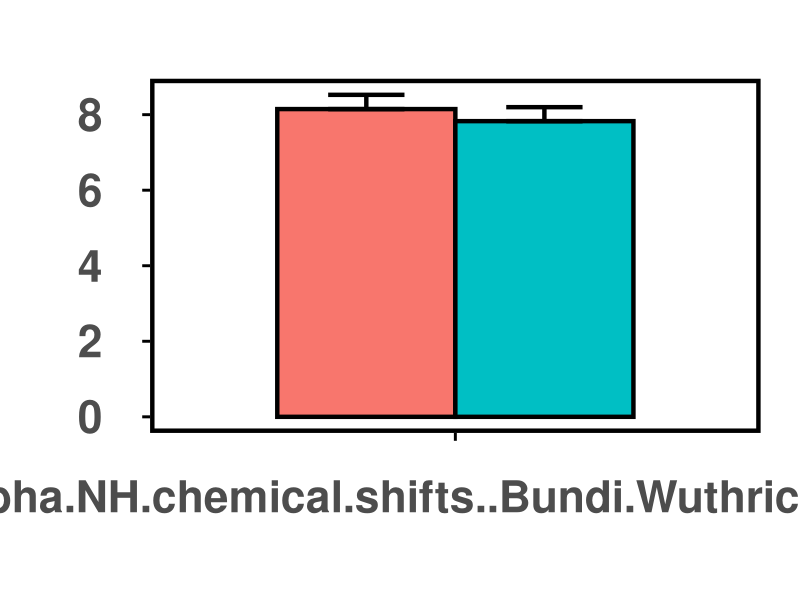
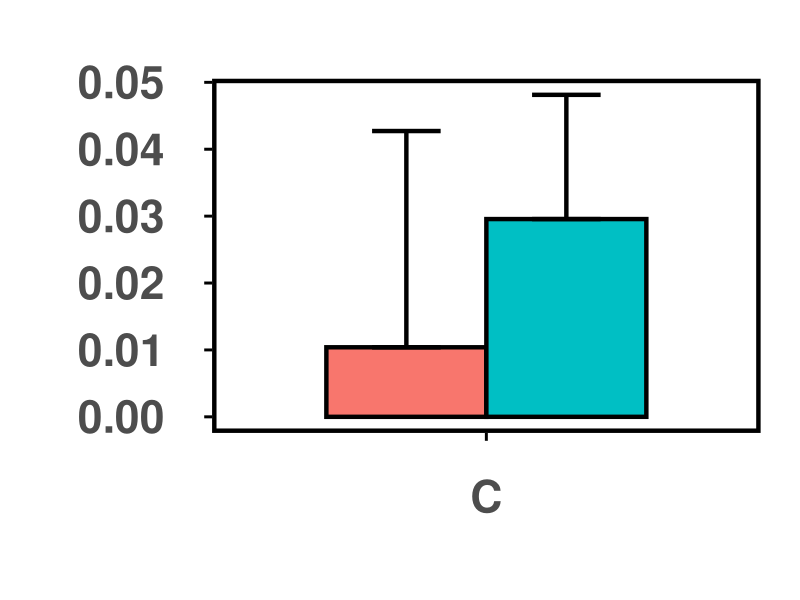
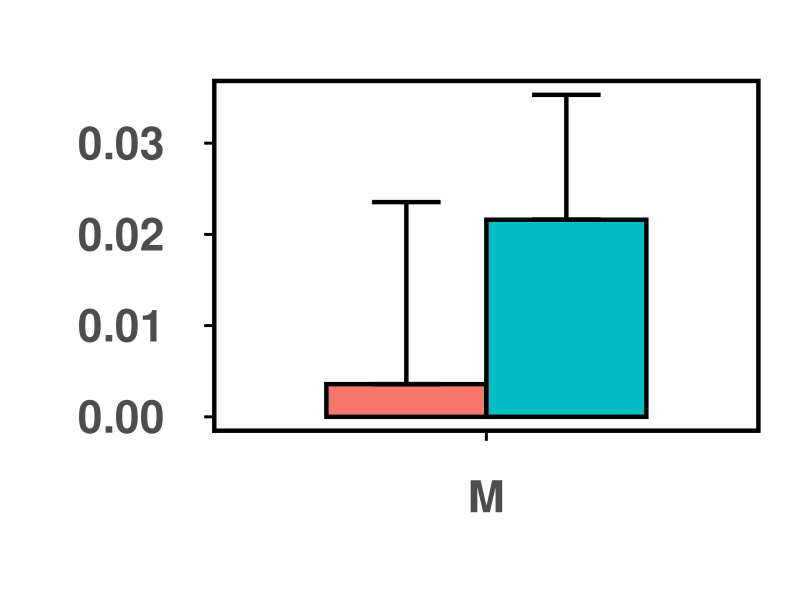
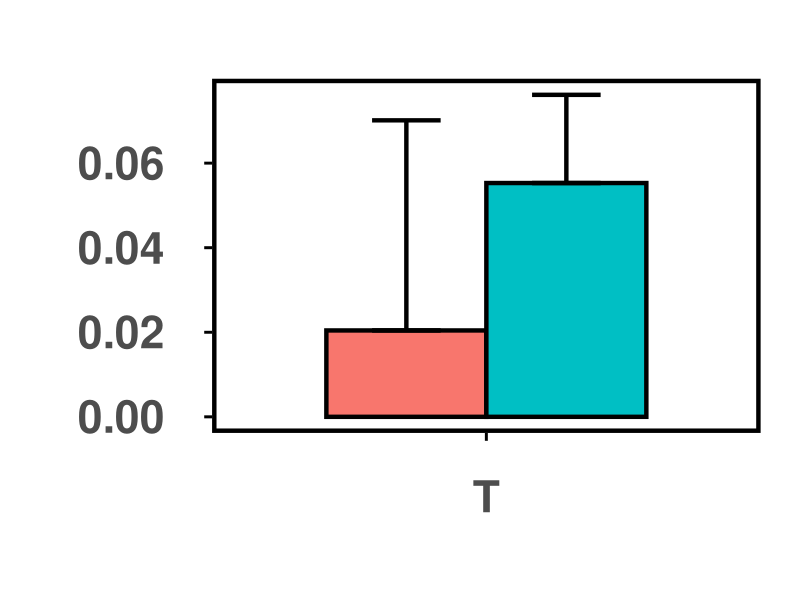
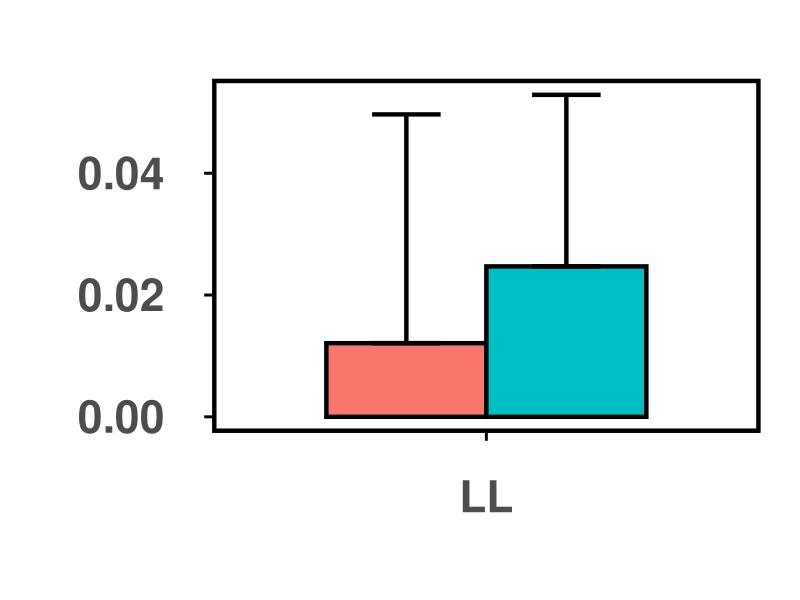
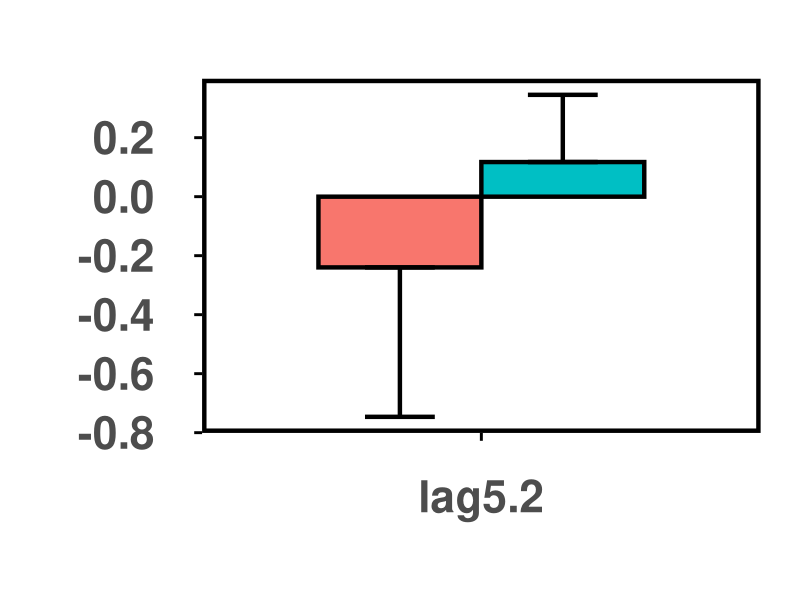
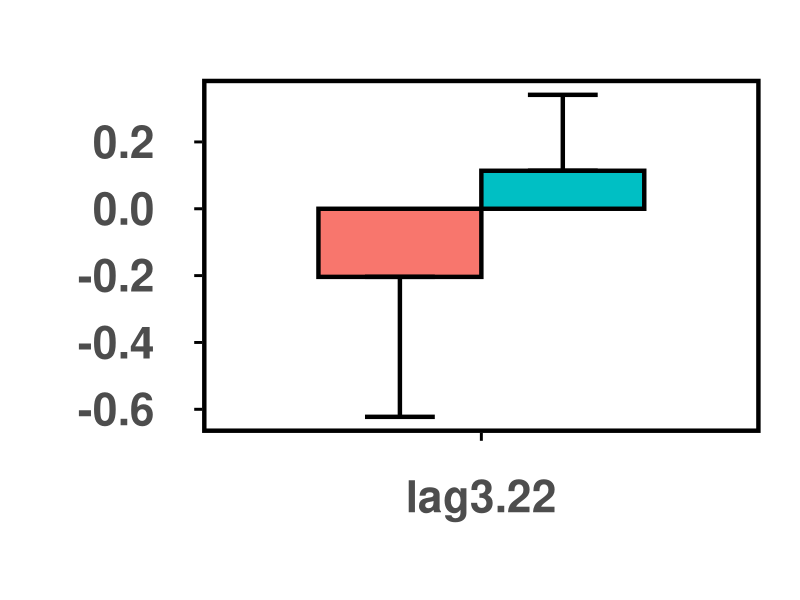
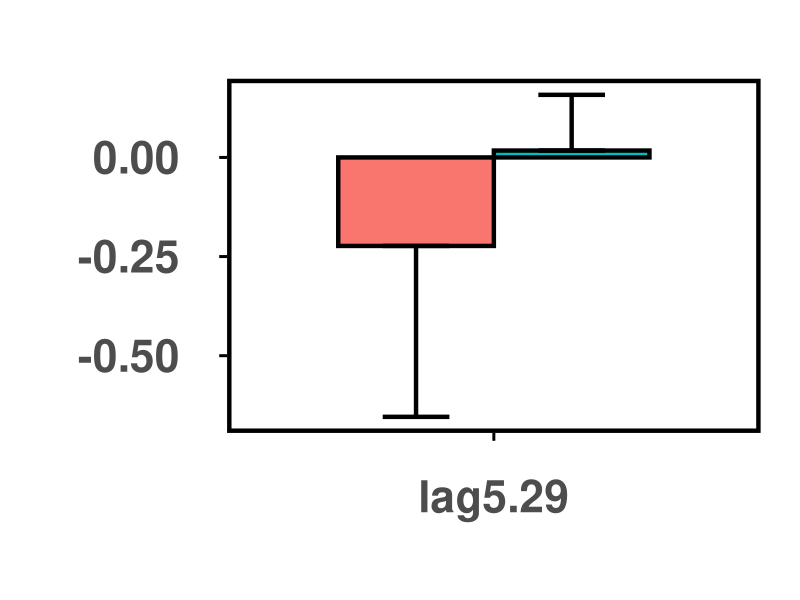

The R script that drew these images, in order:
#setwd("d:/R_test/plotting bar charts")
#setwd("~/Downloads")

#this.dir <- dirname(parent.frame(2)$ofile)
#setwd(this.dir)

#COLOR codes for epitope classes
#dual #ff66CC (purple)
#mono #66CCFF (cyan)
#tpos "blue"
#bpos "gree"

library(readxl)
library(ggplot2)
#library(grid)
library(gridExtra)
library(ggthemes)
library(stringr)



df<-read_excel("dual_vs_mono_desc.xlsx")
df<-na.omit(df)

subplot_num=20

plots<-list()

for(i in 1:subplot_num)
  {
   df_row<-df[i,]
   formatted_df<-data.frame(matrix(ncol=4,nrow=2))
   x<-c("Descriptors","Epitope_type","Mean","Stdev")
   colnames(formatted_df)<-x
   
   #print(df_row)
   #print("\n")
   #saves the name of the descriptors for the 2 cells of first row
   formatted_df[,1]<-(df_row)[1]    #df_row$Descriptors
   #saves the epitope types (saved as column names)
   formatted_df[1,2]<-colnames(df_row)[2]
   formatted_df[2,2]<-colnames(df_row)[4]
   #saves the mean values of the epitope types
   formatted_df[1,3]<-(df_row)[2]
   formatted_df[2,3]<-(df_row)[4]
   #saves standard dev 
   formatted_df[1,4]<-(df_row)[3]
   formatted_df[2,4]<-(df_row)[5]
   
   
   #print(formatted_df)
   #print(" ")
   #line<-readline()
   #reordering the epitope types to the order as their row index so that ggplots plots
   #the bars the way they appear in the df
   formatted_df$Epitope_type<-as.factor(formatted_df$Epitope_type)
   formatted_df$Epitope_type<-factor(formatted_df$Epitope_type, levels=formatted_df$Epitope_type[order(as.numeric(rownames(df)))])
  
   #this shows the variable classes of the dataframe
   #str(formatted_df)
   
   dodge<-position_dodge(width=0.7)
   limits<-aes(ymax=formatted_df$Mean + (formatted_df$Mean>0)*formatted_df$Stdev, ymin=formatted_df$Mean - (formatted_df$Mean<0)*formatted_df$Stdev)
    
   #p<-ggplot(data=formatted_df,aes(x=Descriptors,y=Mean, fill=Epitope_type))
   p<-ggplot(data=formatted_df,aes(x=Descriptors,y=Mean, fill=Epitope_type))
                                                                                #adjust this for size of frame around bar
   p<-p + geom_bar(stat="identity", position = dodge, width = 0.7,colour="black",size=1.5)
   
   #p<-p + scale_fill_manual("legend",values=c("#ff66CC","green"))
   #dual #ff66CC (purple)
   #mono #66CCFF (cyan)
   #tpos "blue"
   #bpos "green"
   
   p<-p + geom_errorbar(limits, position = dodge, width =0.3,size=1.5)
   
   
   p <- p + labs(x = " ", y = " ")
   p <- p + theme_few()
   p <- p + theme(legend.position="none")
   
   #adjusts the text size
   p <- p + theme(text=element_text(face="bold",size=40))
   
   #ignore this one for now
   #p <- p + theme(axis.line = element_line(size= 0.5, colour="black"))
   
   #adjusts the text distances from the axis, adjust the first numerical parameter
   p <- p + theme(axis.text.x = element_text(margin=margin(1,1,1,1,"cm")),
            axis.text.y = element_text(margin=margin(1,1,1,1,"cm")))
   
   #adjusts the frame around the picture
   p <- p + theme(panel.border = element_rect(colour = "black", fill=NA, size=3))
   
   #adjest  of the tick marks
   p <- p + theme(axis.ticks.length = unit(.2, "cm"), axis.ticks = element_line(size = 1, colour="black")) 
   
   # Add white space aroung the plot's margins
   
   p <- p + theme(plot.margin = margin(2, 1, -0.5, -0.5, "cm"))
   
  # print(p)
   
   plots[[i]]<-p
   

   

#this part saves the pictures to file   
   filename=paste0("dual_vs_mono", i, ".pdf")
   pdf(filename)
   print(p)
   dev.off()
   
  }


#library(egg)
#ggarrange(plots[[1]],plots[[9]], ncol = 1)


#library(grid)
#grid.newpage()
#pushViewport(viewport(layout=grid.layout(1,5,heights=c(0.40,0.60))))
#print(plots[[1]], vp=viewport(layout.pos.row=1,layout.pos.col=1))
#print(plots[[2]], vp=viewport(layout.pos.row=1,layout.pos.col=2))
#print(plots[[3]], vp=viewport(layout.pos.row=1,layout.pos.col=3))
#print(plots[[4]], vp=viewport(layout.pos.row=1,layout.pos.col=4))
#print(plots[[5]], vp=viewport(layout.pos.row=1,layout.pos.col=5))



#do.call(grid.arrange(arrangeGrob(c(plots, ncol=5))))
#grid.arrange(arrangeGrobs(plots))


#this part attempts to save multiple plots together. Note that grid.arrange can be used with the whole plot vector instead of individual elements of it.
#the plotting together works up to 8 subplots. More will result in errornous display that are not corrigible with scaling the picture and is
#the error is retained inside the saved image file. Irrelevant of the file format (e.g. png, pdf)

#grid.arrange(plots[[1]],plots[[2]],plots[[3]],nrow=1,ncol=3) 
#pdf("plot.pdf")
#do.call("grid.arrange",c(plots,nrow=1))#,nrow=1,ncol=length(plots)))
#dev.off()